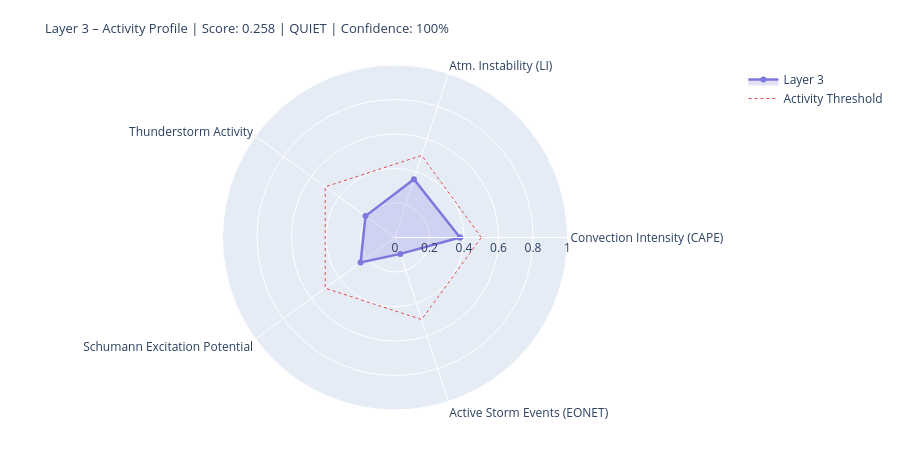

The cell this chart's notebook holds for it:
### Markdown cell above
---
## 4. State Assessment & Handoff to Layer 4/5

### Code cell
# ============================================================
# LAYER-3-SCORE
# Five dynamic components
# ============================================================

def norm(v, lo, hi):
    if v is None or (isinstance(v, float) and math.isnan(v)): return None
    return round(max(0.0, min(1.0, (v - lo) / (hi - lo))), 4)

# --- 1) Convection intensity (global CAPE mean) ---
cape_mean = df_atm['cape'].dropna().mean() if not df_atm.empty else None
conv_score = norm(cape_mean, 0, 3000)
conv_src   = 'primary' if cape_mean is not None else 'missing'

# --- 2) Atmospheric instability (LI mean) ---
li_mean   = df_atm['li'].dropna().mean() if not df_atm.empty else None
# Negative LI = unstable → higher score
instab_score = norm(-li_mean if li_mean is not None else None, -6, 6)
instab_src   = 'primary' if li_mean is not None else 'missing'

# --- 3) Thunderstorm activity (mean thunder score + WMO count) ---
thunder_mean = df_atm['thunder_score'].mean() if not df_atm.empty else None
n_thunder    = int(df_atm['thunderstorm'].sum()) if not df_atm.empty else 0
thunder_score_val = norm(
    (thunder_mean or 0) * 0.7 + n_thunder * 0.1, 0, 1.0
) if thunder_mean is not None else None
thunder_src = 'primary'

# --- 4) Schumann excitation potential (weighted Schumann contribution) ---
schumann_pot = df_atm['schumann_contribution'].mean() if not df_atm.empty else None
# Boosted by Layer-2 thunderstorm trigger
if schumann_pot is not None and l2_thunder:
    schumann_pot = min(1.0, schumann_pot * 1.2)
schumann_score = norm(schumann_pot, 0, 1.0) if schumann_pot is not None else None
schumann_src   = 'derived'

# --- 5) Storm activity (NASA EONET) ---
# Distinction: None = data not loaded, 0.0 = loaded but no events
storm_score = None
storm_src   = 'missing'
if raw.get('storms') is not None:          # API reached successfully
    storm_score = norm(len(storm_events), 0, 30) if storm_events else 0.0
    storm_src   = 'primary'

# X-Ray and Kp: context only, not in dynamic score
# (X-Ray = Layer-0/4 driver; Kp = geomagnetic index, not a lightning proxy)
xray_context = None
if raw.get('xray'):
    df_xc = pd.DataFrame(raw['xray'])
    fc = next((c for c in df_xc.columns
               if any(k in c.lower() for k in ['flux','long']) and 'time' not in c.lower()),
              df_xc.columns[1])
    df_xc[fc] = pd.to_numeric(df_xc[fc], errors='coerce')
    xray_last = df_xc[fc].dropna().iloc[-1] if not df_xc[fc].dropna().empty else None
    if xray_last:
        xray_class = ('X' if xray_last>=1e-4 else 'M' if xray_last>=1e-5
                      else 'C' if xray_last>=1e-6 else 'B')
        xray_context = {'flux': float(xray_last), 'class': xray_class}
        print(f'X-Ray context: {xray_class}-class ({xray_last:.2e} W/m²)')

# --- Aggregate ---
COMPONENTS = {
    'Convection Intensity (CAPE)':  {'score': conv_score,       'source': conv_src,    'dynamic': True},
    'Atm. Instability (LI)':         {'score': instab_score,     'source': instab_src,  'dynamic': True},
    'Thunderstorm Activity':              {'score': thunder_score_val, 'source': thunder_src, 'dynamic': True},
    'Schumann Excitation Potential':   {'score': schumann_score,   'source': schumann_src,'dynamic': True},
    'Active Storm Events (EONET)': {'score': storm_score,      'source': storm_src,   'dynamic': True},
}

available   = {k: v['score'] for k, v in COMPONENTS.items() if v['score'] is not None}
unavailable = [k for k, v in COMPONENTS.items() if v['score'] is None]
layer3_score = round(sum(available.values()) / len(available), 4) if available else None
confidence   = round(len(available) / len(COMPONENTS), 2)
level = ('unknown' if layer3_score is None
         else 'quiet'   if layer3_score < 0.3
         else 'moderate' if layer3_score < 0.6
         else 'active')
dominant_l3 = max(available, key=available.get) if available else 'none'

# --- Ausgabe ---
W = 68
print('=' * W)
print('LAYER 3 – ATMOSPHERE / WEATHER / THUNDERSTORMS – STATE ASSESSMENT')
print('=' * W)
for name, comp in COMPONENTS.items():
    s = comp['score']
    if s is not None:
        bar = '█' * int(s * 20) + '░' * (20 - int(s * 20))
        print(f'  {name:<36} {bar}  {s:.3f}  [{comp["source"]}]')
    else:
        print(f'  {name:<36} {"─" * 20}  n/a   [missing]')
print('-' * W)
print(f'  Score:        {layer3_score:.3f}  ({len(available)}/{len(COMPONENTS)} components)')
print(f'  Confidence:   {confidence:.0%}')
print(f'  Level:        {level.upper()}')
print(f'  Dominant:     {dominant_l3}')
print(f'  CAPE mean:    {cape_mean:.0f} J/kg' if cape_mean else '  CAPE mean:    n/a')
print(f'  LI mean:      {li_mean:.1f} K' if li_mean is not None else '  LI mean:      n/a')
print(f'  Thunderstorms:{n_thunder} points (WMO)  +  {len(storm_events)} NASA EONET')
print('=' * W)

# Radar
cats   = list(available.keys())
vals_r = list(available.values())
if len(cats) >= 3:
    fig = go.Figure()
    fig.add_trace(go.Scatterpolar(
        r=vals_r + [vals_r[0]], theta=cats + [cats[0]],
        fill='toself', fillcolor='rgba(127,119,221,0.22)',
        line=dict(color='#7F77DD', width=2.5), name='Layer 3'
    ))
    fig.add_trace(go.Scatterpolar(
        r=[0.5] * (len(cats)+1), theta=cats + [cats[0]],
        line=dict(color='#E24B4A', dash='dot', width=1),
        mode='lines', name='Activity Threshold'
    ))
    fig.update_layout(
        title=dict(
            text=f'Layer 3 – Activity Profile | Score: {layer3_score:.3f} | {level.upper()} | Confidence: {confidence:.0%}',
            font=dict(size=13)
        ),
        polar=dict(radialaxis=dict(visible=True, range=[0, 1])),
        height=450, showlegend=True,
        margin=dict(l=60, r=60, t=65, b=40)
    )
    fig.show()

### Figure 1 — Plotly figure (JSON) as saved in the notebook; plotly's stock layout.template omitted (floating-point values rounded to 4 significant figures)
{"data": [{"fill": "toself", "fillcolor": "rgba(127,119,221,0.22)", "line": {"color": "#7F77DD", "width": 2.5}, "name": "Layer 3", "r": [0.3767, 0.355, 0.2113, 0.2464, 0.1, 0.3767], "theta": ["Convection Intensity (CAPE)", "Atm. Instability (LI)", "Thunderstorm Activity", "Schumann Excitation Potential", "Active Storm Events (EONET)", "Convection Intensity (CAPE)"], "type": "scatterpolar"}, {"line": {"color": "#E24B4A", "dash": "dot", "width": 1}, "mode": "lines", "name": "Activity Threshold", "r": [0.5, 0.5, 0.5, 0.5, 0.5, 0.5], "theta": ["Convection Intensity (CAPE)", "Atm. Instability (LI)", "Thunderstorm Activity", "Schumann Excitation Potential", "Active Storm Events (EONET)", "Convection Intensity (CAPE)"], "type": "scatterpolar"}], "layout": {"height": 450, "margin": {"b": 40, "l": 60, "r": 60, "t": 65}, "polar": {"radialaxis": {"range": [0, 1], "visible": true}}, "showlegend": true, "title": {"font": {"size": 13}, "text": "Layer 3 – Activity Profile | Score: 0.258 | QUIET | Confidence: 100%"}}}
